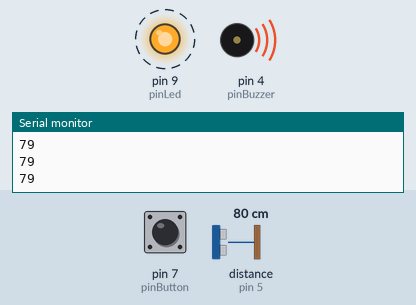
The sketch below on a simulated Arduino Uno, built with avr-gcc and run on an emulated ATmega328P. Shown: output pins drawn as LEDs (lit = HIGH), buzzer (waves = sounding), the last lines printed to the serial monitor. Wiring (inferred from the names in the program): ultrasonic range finder: trigger pin 6; echo pin 5. Dashed ring = blinking. The test bench sets the inputs (shaded band); at power-on: pin 7 (pinButton) LOW, distance to the obstacle (sensor on pin 5) 80 cm. The echo pulse lasts 58.3 µs per cm; pins used as bus, display or sensor lines are not drawn.

Above: at 1.28 s.
1.3 s: pin 7 (pinButton) pulled HIGH for 0.25 s
At 2.5 s:
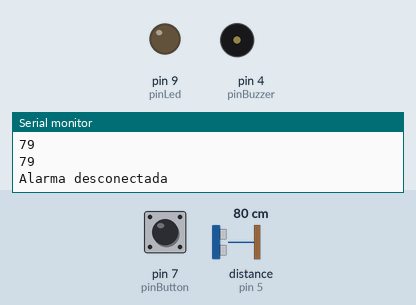
4.5 s: distance to the obstacle (sensor on pin 5) set to 147 cm
At 6.8 s:
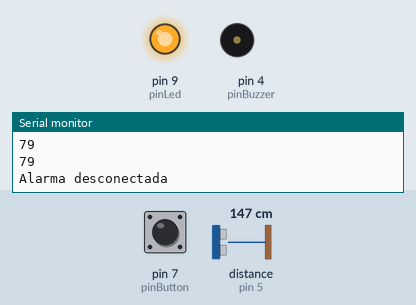
7.5 s: distance to the obstacle (sensor on pin 5) set to 153 cm
10.5 s: pin 7 (pinButton) pulled HIGH for 1 s
At 11.4 s:
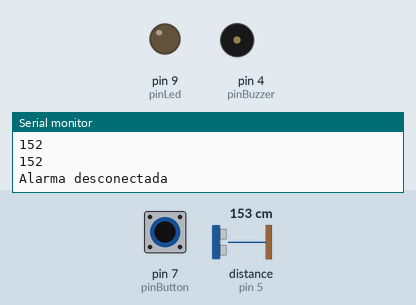
Timing chart, 0 to 13.5 s (numbered marks = the images above; inputs shaded):
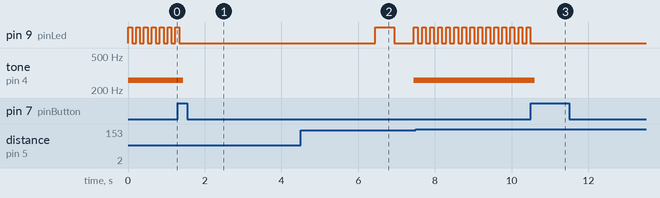

The sketch:

alarma.ino
```cpp
const int pinBuzzer = 4;
const int pinEcho = 5;
const int pinTrigger = 6;
const int pinButton = 7;
const int pinLed = 9;

const int delayInit = 500;
const int delayAlarm = 100;
const int distanciaMinima = 150;

// const int tonos[] = {261, 277, 294, 311, 330, 349, 370, 392, 415, 440, 466, 494};
const int tonos[] = {261, 261, 294, 261, 331, 311};
const int countTonos = 10;

int delayLed = delayInit;
long distancia = 9999;

int val = 0;
int state = 0;
int oldVal = 0;

void setup() {
  Serial.begin(9600);
  pinMode(pinBuzzer, OUTPUT);
  pinMode(pinLed, OUTPUT);
  pinMode(pinEcho, INPUT);
  pinMode(pinTrigger, OUTPUT);
  pinMode(pinButton, INPUT);
}

void loop() {
  distancia = measure(pinTrigger, pinEcho);
  if (distancia > 0 && distancia < distanciaMinima) {
    delayLed = delayAlarm;
    ring(pinBuzzer, 200);
  }
  if (delayLed == delayAlarm) {
    val = digitalRead(pinButton);
    if ((val == HIGH)) {
      Serial.println("Alarma desconectada");
      delayLed = delayInit;
      noTone(pinBuzzer);
      delay(5000);
    }
  }
  blink(pinLed, delayLed);
}

void blink(int port, int sleepTime) {
  digitalWrite(port, HIGH);
  delay(sleepTime);
  digitalWrite(port, LOW);
  delay(sleepTime);
}

int measure(int TriggerPin, int EchoPin) {
  long duration, distanceCm;
  digitalWrite(TriggerPin, LOW); //para generar un pulso limpio ponemos a LOW 4us
  delayMicroseconds(4);
  digitalWrite(TriggerPin, HIGH); //generamos Trigger (disparo) de 10us
  delayMicroseconds(10);
  digitalWrite(TriggerPin, LOW);
  duration = pulseIn(EchoPin, HIGH); //medimos el tiempo entre pulsos, en microsegundos
  distanceCm = duration * 10 / 292 / 2; //convertimos a distancia, en cm
  Serial.println(distanceCm);
  return distanceCm;
}

int ring(int pinBuzzer, int delayRing) {
  tone(pinBuzzer, tonos[0]);
  // for (int iTono = 0; iTono < countTonos; iTono++) {
  //   tone(pinBuzzer, tonos[iTono]);
  //   delay(delayRing);
  // }
}
```

Measured:
- after the input at 1.3 s, pin 9 (pinLed): goes on until 1.3 s, then stays LOW; tone on pin 4 (pinBuzzer): 261 Hz → silent after 0.14 s
- after the input at 10.5 s, pin 9 (pinLed): stops changing and stays LOW; tone on pin 4 (pinBuzzer): 261 Hz → silent after 0.10 s
- by itself, pin 9 (pinLed): alternates HIGH for 0.10 s and LOW for 0.11 s
